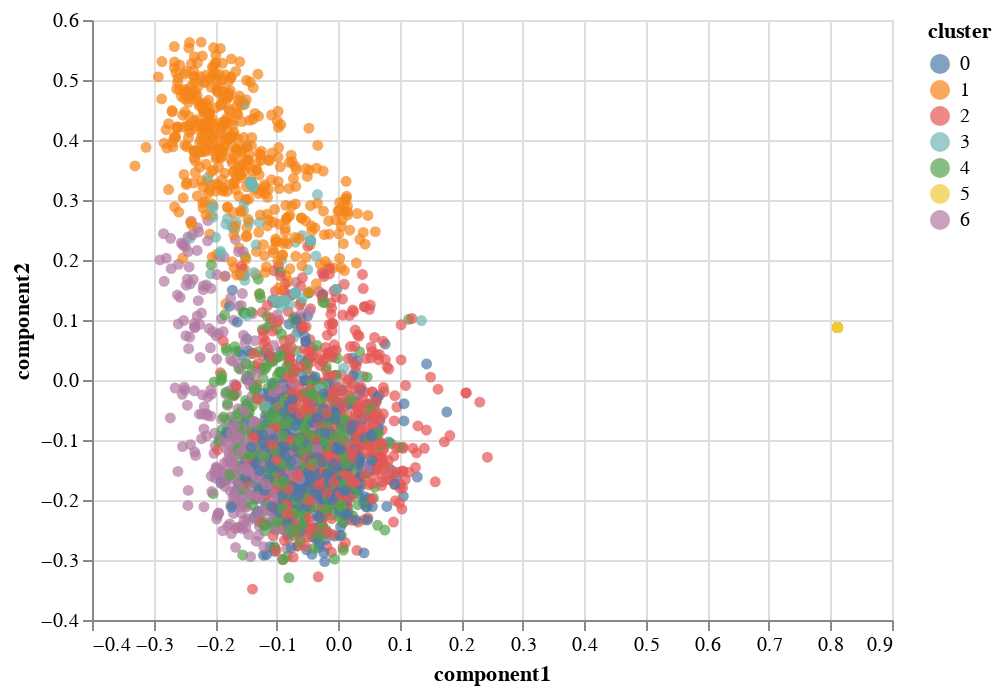

The notebook cell this image was saved under:
### Code cell
alt.themes.enable('default')
chart1 = alt.Chart(sample_pca_df).mark_circle().encode(
    x=alt.X('component1:Q'),
    y=alt.Y('component2:Q'),
    color=alt.Color('cluster:O', scale=alt.Scale(scheme='tableau10')),
    tooltip=['lyrics', 'cluster']
)

chart1

### Figure 1 — Vega-Lite specification as saved in the notebook (floating-point values rounded to 4 significant figures; data arrays with more than 128 entries replaced by an {"elided": "..."} marker saying what was removed)
{"config": {"view": {"continuousWidth": 400, "continuousHeight": 300}}, "data": {"name": "data-73fba1bf30991b8d94ee3415ffa607c7"}, "mark": "circle", "encoding": {"color": {"type": "ordinal", "field": "cluster", "scale": {"scheme": "tableau10"}}, "tooltip": [{"type": "nominal", "field": "lyrics"}, {"type": "quantitative", "field": "cluster"}], "x": {"type": "quantitative", "field": "component1"}, "y": {"type": "quantitative", "field": "component2"}}, "$schema": "https://vega.github.io/schema/vega-lite/v4.8.1.json", "datasets": {"data-73fba1bf30991b8d94ee3415ffa607c7": {"elided": "3000 records"}}}
